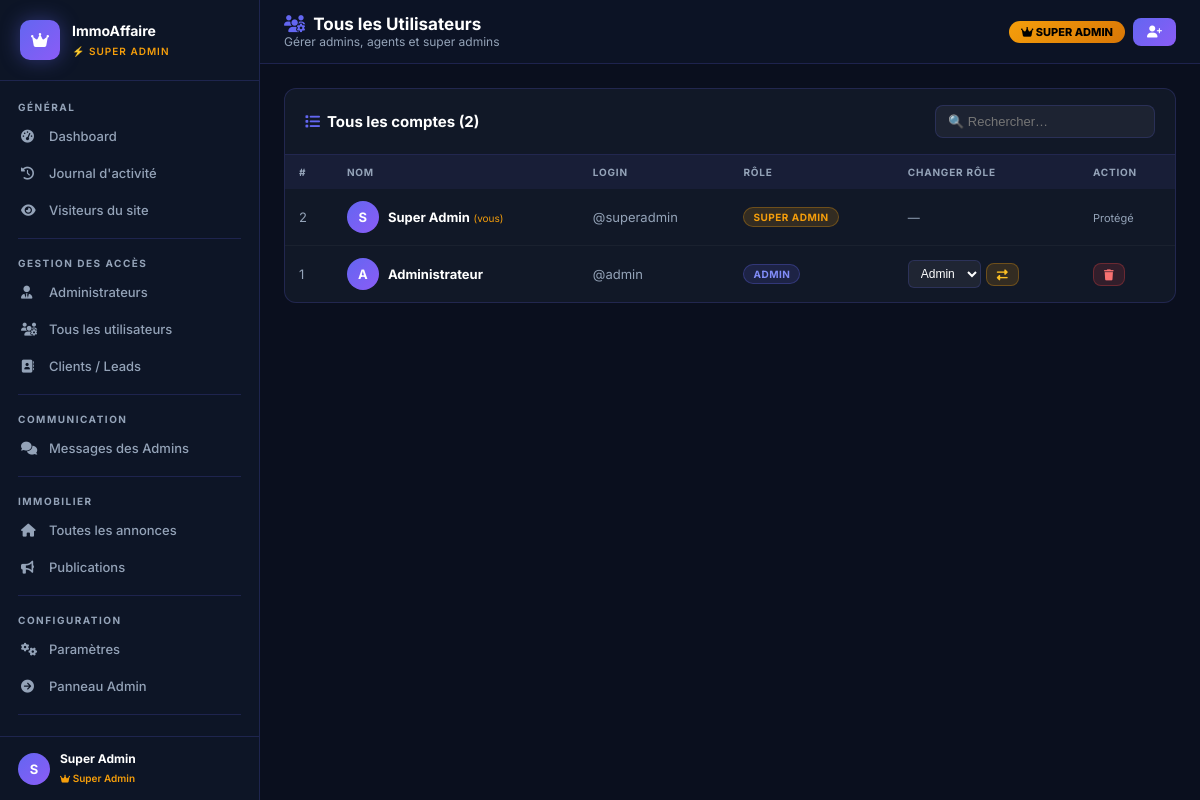
Screenshot of /super-admin/users (signed in) with the database file from the repository.
### tables this page shows
CREATE TABLE IF NOT EXISTS users (
    id              INT AUTO_INCREMENT PRIMARY KEY,
    username        VARCHAR(50) NOT NULL UNIQUE,
    password        VARCHAR(255) NOT NULL,
    full_name       VARCHAR(100),
    role            ENUM('super_admin', 'admin', 'agent') NOT NULL DEFAULT 'agent',
    status          ENUM('active', 'inactive') DEFAULT 'active',
    avatar          VARCHAR(255),
    phone_whatsapp  VARCHAR(25),
    phone_tel       VARCHAR(25),
    phone_fixe      VARCHAR(25),
    created_at      TIMESTAMP DEFAULT CURRENT_TIMESTAMP
);

### controllers/SuperAdminController.php (called while the page is built, shortened)
<?php
require_once __DIR__ . '/Controller.php';
class SuperAdminController extends Controller {
    public function users() {
        $model = new UserModel();
        $users = $model->getAllUsers();
        $this->render('super_admin/users', ['title' => 'Gestion des Utilisateurs', 'users' => $users]);
    }
}

### config/database.php (called while the page is built, shortened)
<?php
class Database {
    private static $instance = null;
    private function __construct() {
        $dsn = "mysql:host=" . DB_HOST . ";dbname=" . DB_NAME . ";charset=" . DB_CHARSET;
        $options = [
            PDO::ATTR_ERRMODE            => PDO::ERRMODE_EXCEPTION,
            PDO::ATTR_DEFAULT_FETCH_MODE => PDO::FETCH_ASSOC,
            PDO::ATTR_EMULATE_PREPARES   => false,
        ];
        try {
            $this->pdo = new PDO($dsn, DB_USER, DB_PASS, $options);
        } catch (\PDOException $e) {
            throw new \PDOException($e->getMessage(), (int)$e->getCode());
        }
    }
    public static function getInstance() {
        if (self::$instance === null) {
            self::$instance = new self();
        }
        return self::$instance->pdo;
    }
}

### models/Model.php (called while the page is built, shortened)
<?php
require_once __DIR__ . '/../config/database.php';
abstract class Model {
    protected $db;
    public function __construct() {
        $this->db = Database::getInstance();
    }
    protected function query($sql, $params = []) {
        $stmt = $this->db->prepare($sql);
        $stmt->execute($params);
        return $stmt;
    }
    protected function fetchAll($sql, $params = []) {
        return $this->query($sql, $params)->fetchAll();
    }
}

### models/UserModel.php (called while the page is built, shortened)
<?php
require_once __DIR__ . '/Model.php';
class UserModel extends Model {
    public function getAllUsers() {
        return $this->fetchAll("SELECT * FROM users ORDER BY role ASC, created_at DESC");
    }
}

### views/super_admin/users.php (the view, shortened to what this page needs)
<?php include __DIR__ . '/sa_header.php'; ?>
<div class="sa-layout">
    <?php include __DIR__ . '/sidebar.php'; ?>
    <div class="sa-main">
        <div class="sa-topbar">
            <div class="sa-topbar-title">
                <h2><i class="fas fa-users-cog" style="color:var(--sa-accent);margin-right:8px;"></i>Tous les Utilisateurs</h2>
                <p>Gérer admins, agents et super admins</p>
            </div>
            <div class="sa-topbar-actions">
                <div class="sa-badge-role"><i class="fas fa-crown"></i> Super Admin</div>
                <button class="sa-btn sa-btn-primary" onclick="openModal('addUserModal')"><i class="fas fa-user-plus"></i></button>
            </div>
        </div>
        <div class="sa-content">
            <div class="sa-card">
                <div class="sa-card-header">
                    <h3><i class="fas fa-list" style="color:var(--sa-accent);margin-right:7px;"></i>Tous les comptes (<?php echo count($users); ?>)</h3>
                    <input type="text" class="sa-search" id="userSearch" placeholder="🔍 Rechercher…" onkeyup="filterTable('userTable','userSearch')">
                </div>
                <div class="sa-table-wrap">
                <table class="sa-table" id="userTable">
                    <thead><tr><th>#</th><th>Nom</th><th>Login</th><th>Rôle</th><th>Changer rôle</th><th>Action</th></tr></thead>
                    <tbody>
                        <?php foreach ($users as $u): ?>
                        <tr>
                            <td style="color:var(--sa-gray);"><?php echo $u['id']; ?></td>
                            <td>
                                <div style="display:flex;align-items:center;gap:9px;">
                                    <div class="sa-avatar-sm"><?php echo strtoupper(substr($u['full_name']??$u['username'],0,1)); ?></div>
                                    <div>
                                        <strong style="color:white;font-size:13px;"><?php echo htmlspecialchars($u['full_name']??'—'); ?></strong>
                                        <?php if($u['id']==$_SESSION['user_id']): ?><span style="color:var(--sa-gold);font-size:10px;"> (vous)</span><?php endif; ?>
                                    </div>
                                </div>
                            </td>
                            <td style="color:var(--sa-gray);">@<?php echo htmlspecialchars($u['username']); ?></td>
                            <td><span class="role-badge role-<?php echo $u['role']; ?>"><?php echo str_replace('_',' ',$u['role']); ?></span></td>
                            <td>
                                <?php if($u['id']!=$_SESSION['user_id'] && $u['role']!=='super_admin'): ?>
                                <form action="<?php echo BASE_URL; ?>/super-admin/users/role" method="POST" style="display:flex;gap:5px;align-items:center;">
                                    <select name="role" style="background:rgba(255,255,255,0.06);border:1px solid var(--sa-border);border-radius:6px;padding:5px 8px;color:white;font-size:12px;">
                                        <option value="admin" <?php echo $u['role']==='admin'?'selected':''; ?>>Admin</option>
                                    </select>
                                    <button type="submit" class="sa-btn sa-btn-warning sa-btn-sm"><i class="fas fa-exchange-alt"></i></button>
                                </form>
                                <?php else: ?><span style="color:var(--sa-gray);font-size:12px;">—</span><?php endif; ?>
                            </td>
                            <td>
                                <?php if($u['id']!=$_SESSION['user_id'] && $u['role']!=='super_admin'): ?>
                                <a href="<?php echo BASE_URL; ?>/super-admin/users/delete?id=<?php echo $u['id']; ?>" class="sa-btn sa-btn-danger sa-btn-sm" onclick="return confirm('Supprimer ?')"><i class="fas fa-trash"></i></a>
                                <?php else: ?><span style="color:var(--sa-gray);font-size:11px;">Protégé</span><?php endif; ?>
                            </td>
                        </tr>
                        <?php endforeach; ?>
                    </tbody>
                </table>
                </div>
            </div>
        </div>
    </div>
</div>
<?php include __DIR__ . '/sa_footer.php'; ?>

### index.php (shortened to what this page needs)
<?php
spl_autoload_register(function ($class) {
    $dirs = ['controllers', 'models', 'config'];
    foreach ($dirs as $dir) {
        $file = __DIR__ . '/' . $dir . '/' . $class . '.php';
        if (file_exists($file)) {
            return;
        }
    }
});
$uri = parse_url($_SERVER['REQUEST_URI'], PHP_URL_PATH);
$uri = str_replace('\\', '/', $uri);
if (BASE_URL !== '' && strpos($uri, BASE_URL) === 0) {
    $uri = substr($uri, strlen(BASE_URL));
}
$uri = trim($uri, '/');
$routeKey = $uri;
$params   = [];
if (isset($routes[$routeKey])) {
    list($controllerName, $method) = $routes[$routeKey];
    if (class_exists($controllerName)) {
        $controller = new $controllerName();
        if (method_exists($controller, $method)) {
            call_user_func_array([$controller, $method], $params);
        } else {
            die("Method $method not found in $controllerName");
        }
    } else {
        die("Controller $controllerName not found");
    }
}

### controllers/Controller.php (shortened to what this page needs)
<?php
abstract class Controller {
    protected function render($view, $data = []) {
        extract($data);
        $viewPath = __DIR__ . '/../views/' . $view . '.php';
        if (file_exists($viewPath)) {
            require_once $viewPath;
        } else {
            die("View $view not found.");
        }
    }
}

### views/super_admin/sa_header.php (shortened to what this page needs)
<!DOCTYPE html>
<html lang="fr">
<head>
    <link rel="stylesheet" href="https://cdnjs.cloudflare.com/ajax/libs/font-awesome/6.4.0/css/all.min.css">
    <link rel="stylesheet" href="<?php echo BASE_URL; ?>/assets/css/super_admin.css">
</head>
<body>

### views/super_admin/sidebar.php (shortened to what this page needs)
<?php
$currentUrl = parse_url($_SERVER['REQUEST_URI'] ?? '', PHP_URL_PATH);
function sa_active($path) {
    global $currentUrl;
    return (strpos($currentUrl, $path) !== false) ? 'active' : '';
}
$initials = strtoupper(substr($_SESSION['full_name'] ?? $_SESSION['username'] ?? 'S', 0, 1));
?>
<aside class="sa-sidebar" id="saSidebar">
    <div class="sa-sidebar-brand">
        <div class="sa-brand-icon"><i class="fas fa-crown"></i></div>
        <div class="sa-brand-text">
            <h3>ImmoAffaire</h3>
            <span>⚡ Super Admin</span>
        </div>
    </div>
    <nav class="sa-nav">
        <div class="sa-nav-section">Général</div>
        <a href="<?php echo BASE_URL; ?>/super-admin" class="<?php echo (rtrim($currentUrl,'/') === rtrim(BASE_URL.'/super-admin','/')) ? 'active' : ''; ?>">
            <i class="fas fa-tachometer-alt"></i> Dashboard
        </a>
        <a href="<?php echo BASE_URL; ?>/super-admin/logs" class="<?php echo sa_active('/super-admin/logs'); ?>">
            <i class="fas fa-history"></i> Journal d'activité
        </a>
        <a href="<?php echo BASE_URL; ?>/super-admin/visitors" class="<?php echo sa_active('/super-admin/visitors'); ?>">
            <i class="fas fa-eye"></i> Visiteurs du site
        </a>
        <div class="sa-nav-divider"></div>
        <div class="sa-nav-section">Gestion des accès</div>
        <a href="<?php echo BASE_URL; ?>/super-admin/admins" class="<?php echo sa_active('/super-admin/admins'); ?>">
            <i class="fas fa-user-tie"></i> Administrateurs
        </a>
        <a href="<?php echo BASE_URL; ?>/super-admin/users" class="<?php echo sa_active('/super-admin/users'); ?>">
            <i class="fas fa-users-cog"></i> Tous les utilisateurs
        </a>
        <a href="<?php echo BASE_URL; ?>/super-admin/leads" class="<?php echo sa_active('/super-admin/leads'); ?>">
            <i class="fas fa-address-book"></i> Clients / Leads
        </a>
        <div class="sa-nav-divider"></div>
        <div class="sa-nav-section">Communication</div>
        <a href="<?php echo BASE_URL; ?>/super-admin/messages" class="<?php echo sa_active('/super-admin/messages'); ?>" style="position:relative;">
            <i class="fas fa-comments"></i> Messages des Admins
        </a>
        <div class="sa-nav-divider"></div>
        <div class="sa-nav-section">Immobilier</div>
        <a href="<?php echo BASE_URL; ?>/super-admin/annonces" class="<?php echo sa_active('/super-admin/annonces'); ?>">
            <i class="fas fa-home"></i> Toutes les annonces
        </a>
        <a href="<?php echo BASE_URL; ?>/admin/publications">
            <i class="fas fa-bullhorn"></i> Publications
        </a>
        <div class="sa-nav-divider"></div>
        <div class="sa-nav-section">Configuration</div>
        <a href="<?php echo BASE_URL; ?>/super-admin/settings" class="<?php echo sa_active('/super-admin/settings'); ?>">
            <i class="fas fa-cogs"></i> Paramètres
        </a>
        <a href="<?php echo BASE_URL; ?>/admin" style="color:var(--sa-gray);">
            <i class="fas fa-arrow-circle-right"></i> Panneau Admin
        </a>
        <div class="sa-nav-divider"></div>
        <a href="<?php echo BASE_URL; ?>/logout" style="color:#f87171;">
        </a>
    </nav>
    <div class="sa-sidebar-footer">
        <div class="sa-avatar-sm"><?php echo $initials; ?></div>
        <div class="info">
            <strong><?php echo htmlspecialchars(substr($_SESSION['full_name'] ?? $_SESSION['username'], 0, 20)); ?></strong>
            <span><i class="fas fa-crown" style="font-size:9px;"></i> Super Admin</span>
        </div>
    </div>
</aside>

### views/super_admin/sa_footer.php (shortened to what this page needs)
</body>
</html>

### rows the page displays
users: id "2", full_name "S", full_name "Super Admin", shows "(vous)", username "superadmin", role "SUPER ADMIN", shows "Protégé"
users: id "1", full_name "A", full_name "Administrateur", username "admin", role "ADMIN", role "Admin"

### other values shown
$initials "S"
substr($_SESSION['full_name'] ?? $_SESSION['username'], 0, 20) "Super Admin"
count($users) "2"
